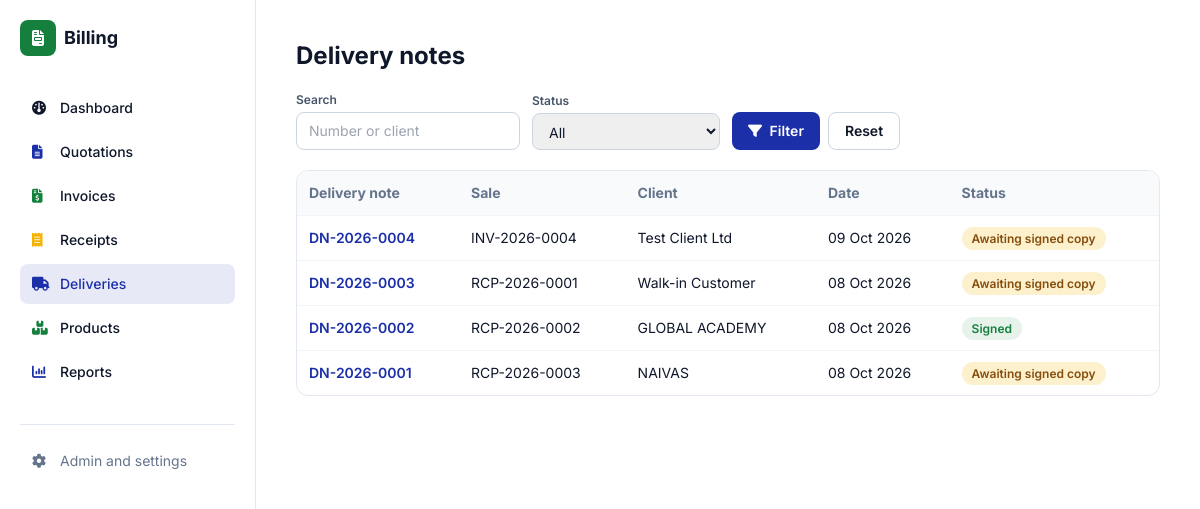
/deliveries/ (signed in), run on the app's committed database.
### documents/models.py (models this page shows, shortened)
class DeliveryNote(models.Model):
    document = models.ForeignKey(Document, related_name="deliveries", on_delete=models.CASCADE)
    number = models.CharField(max_length=30, unique=True, editable=False)
    delivery_date = models.DateField(default=timezone.localdate)
    delivery_location = models.CharField(max_length=200, blank=True)
    delivered_by = models.CharField(max_length=80, blank=True)
    notes = models.TextField(blank=True)
    received_by = models.CharField(max_length=120, blank=True)
    signed_copy = models.FileField(upload_to=signed_path, blank=True)
    signed_at = models.DateTimeField(null=True, blank=True)
    business = models.JSONField(default=dict, blank=True, editable=False)
    created_at = models.DateTimeField(auto_now_add=True)
    class Meta:
        ordering = ["-created_at"]
    @property
    def is_signed(self):
        return bool(self.signed_copy)

class Document(models.Model):
    QUOTATION, INVOICE, RECEIPT = "quotation", "invoice", "receipt"
    TYPES = [(QUOTATION, "Quotation"), (INVOICE, "Invoice"), (RECEIPT, "Receipt")]
    PREFIX = {QUOTATION: "QUO", INVOICE: "INV", RECEIPT: "RCP"}
    STATUSES = [
        ("draft", "Draft"), ("sent", "Sent"), ("accepted", "Accepted"),
        ("paid", "Paid"), ("void", "Void"),
    ]
    PAYMENT_METHODS = [
        ("cash", "Cash"), ("mpesa", "M-Pesa"), ("bank", "Bank Transfer"), ("card", "Card"),
    ]
    VAT_MODES = [
        ("exclusive", "VAT exclusive (add VAT on top)"),
        ("inclusive", "VAT inclusive (prices include VAT)"),
        ("none", "No VAT"),
    ]
    doc_type = models.CharField(max_length=10, choices=TYPES)
    number = models.CharField(max_length=30, unique=True, editable=False)
    client = models.ForeignKey(Client, null=True, blank=True, on_delete=models.SET_NULL)
    client_name = models.CharField(max_length=150, blank=True, help_text="Walk-in name if no client")
    issue_date = models.DateField(default=timezone.localdate)
    due_date = models.DateField(null=True, blank=True)
    status = models.CharField(max_length=10, choices=STATUSES, default="draft")
    vat_mode = models.CharField(max_length=10, choices=VAT_MODES, default="exclusive")
    served_by = models.CharField(max_length=80, blank=True)
    discount = models.DecimalField(max_digits=12, decimal_places=2, default=0)
    payment_method = models.CharField(max_length=10, choices=PAYMENT_METHODS, blank=True)
    payment_reference = models.CharField(max_length=60, blank=True)
    notes = models.TextField(blank=True)
    terms = models.TextField(blank=True)
    buyer_pin = models.CharField("Buyer KRA PIN", max_length=20, blank=True)
    etims_invoice_no = models.CharField("eTIMS invoice no.", max_length=60, blank=True)
    etims_qr = models.CharField("eTIMS QR data or link", max_length=500, blank=True,
                                help_text="Paste the QR link or data KRA gives you for this invoice")
    share_token = models.CharField(max_length=32, unique=True, null=True, blank=True, editable=False)
    share_viewed_at = models.DateTimeField(null=True, blank=True, editable=False)
    business = models.JSONField(default=dict, blank=True, editable=False)
    source = models.ForeignKey("self", null=True, blank=True, on_delete=models.SET_NULL,
                               related_name="converted")
    created_at = models.DateTimeField(auto_now_add=True)
    class Meta:
        ordering = ["-created_at"]
    @property
    def display_client(self):
        return self.client.name if self.client else (self.client_name or "Walk-in Customer")

class Client(models.Model):
    name = models.CharField(max_length=150)
    phone = models.CharField(max_length=50, blank=True)
    email = models.EmailField(blank=True)
    address = models.TextField(blank=True)
    kra_pin = models.CharField(max_length=30, blank=True)
    class Meta:
        ordering = ["name"]

### documents/views.py (the view)
# urls.py: path("deliveries/", views.delivery_list, name="delivery_list"),
@login_required
def delivery_list(request):
    qs = DeliveryNote.objects.select_related("document", "document__client")
    q = request.GET.get("q", "").strip()
    status = request.GET.get("status", "")
    if q:
        qs = qs.filter(Q(number__icontains=q) | Q(document__number__icontains=q)
                       | Q(document__client__name__icontains=q) | Q(document__client_name__icontains=q))
    if status == "pending":
        qs = qs.filter(signed_copy="")
    elif status == "signed":
        qs = qs.exclude(signed_copy="")
    page_obj, page_range, querystring = paginate(request, qs)
    return render(request, "documents/delivery_list.html", {
        "notes": page_obj, "page_obj": page_obj, "page_range": page_range,
        "querystring": querystring, "f": {"q": q, "status": status}})

### documents/views.py (called while the page is built)
def paginate(request, qs, per_page=PER_PAGE):
    paginator = Paginator(qs, per_page)
    page_obj = paginator.get_page(request.GET.get("page"))
    page_range = list(paginator.get_elided_page_range(page_obj.number, on_each_side=1, on_ends=1))
    params = request.GET.copy()
    params.pop("page", None)
    return page_obj, page_range, params.urlencode()

### templates/documents/delivery_list.html (shortened to what this page needs)
{% extends "base.html" %}
{% block content %}
<h1 class="text-2xl font-bold mb-5">Delivery notes</h1>
<form method="get" class="grid grid-cols-2 md:flex md:flex-wrap md:items-end gap-3 mb-5 text-sm">
  <div class="col-span-2 md:col-span-1">
    <label class="block text-xs font-semibold text-slate-600 mb-1">Search</label>
    <input name="q" value="{{ f.q }}" placeholder="Number or client" class="w-full md:w-56 rounded-lg border border-slate-300 px-3 py-2"></div>
  <div class="col-span-2 md:col-span-1">
    <label class="block text-xs font-semibold text-slate-600 mb-1">Status</label>
    <select name="status" class="w-full rounded-lg border border-slate-300 px-3 py-2">
      <option value="">All</option>
    </select></div>
  <div class="col-span-2 md:col-span-1 flex gap-2">
    <button class="flex-1 md:flex-none bg-brand-blue text-white font-semibold px-4 py-2 rounded-lg"><i class="fa-solid fa-filter mr-1"></i> Filter</button>
    <a href="{% url 'documents:delivery_list' %}" class="flex-1 md:flex-none text-center px-4 py-2 rounded-lg border border-slate-300 font-semibold">Reset</a>
  </div>
</form>
<div class="hidden md:block rounded-xl border border-slate-200 overflow-x-auto">
  <table class="w-full text-sm">
    <thead class="bg-slate-50 text-left text-slate-500">
      <tr><th class="p-3">Delivery note</th><th class="p-3">Sale</th><th class="p-3">Client</th><th class="p-3">Date</th><th class="p-3">Status</th></tr>
    </thead>
    <tbody>
      {% for n in notes %}
      <tr class="border-t border-slate-100 hover:bg-slate-50">
        <td class="p-3 font-semibold"><a class="text-brand-blue" href="{% url 'documents:delivery_detail' n.pk %}">{{ n.number }}</a></td>
        <td class="p-3">{{ n.document.number }}</td>
        <td class="p-3">{{ n.document.display_client }}</td>
        <td class="p-3 whitespace-nowrap">{{ n.delivery_date|date:"d M Y" }}</td>
        <td class="p-3">{% if n.is_signed %}<span class="px-2.5 py-1 rounded-full text-xs font-semibold bg-brand-green/10 text-brand-green">Signed</span>
          {% else %}<span class="px-2.5 py-1 rounded-full text-xs font-semibold bg-brand-gold/20 text-yellow-800">Awaiting signed copy</span>{% endif %}</td>
      </tr>
      {% empty %}
      <tr><td colspan="5" class="p-8 text-center text-slate-400">No delivery notes yet.</td></tr>
      {% endfor %}
    </tbody>
  </table>
</div>
{% endblock %}

### templates/base.html (style rules this page uses)
html { -webkit-text-size-adjust: 100%; }

### data on the page
DeliveryNote: number "DN-2026-0004", document.number "INV-2026-0004", document.display_client "Test Client Ltd", delivery_date "09 Oct 2026", signed_copy "Awaiting signed copy"
DeliveryNote: number "DN-2026-0003", document.number "RCP-2026-0001", document.display_client "Walk-in Customer", delivery_date "08 Oct 2026", signed_copy "Awaiting signed copy"
DeliveryNote: number "DN-2026-0002", document.number "RCP-2026-0002", document.display_client "GLOBAL ACADEMY", delivery_date "08 Oct 2026", shows "Signed"
DeliveryNote: number "DN-2026-0001", document.number "RCP-2026-0003", document.display_client "NAIVAS", delivery_date "08 Oct 2026", signed_copy "Awaiting signed copy"
